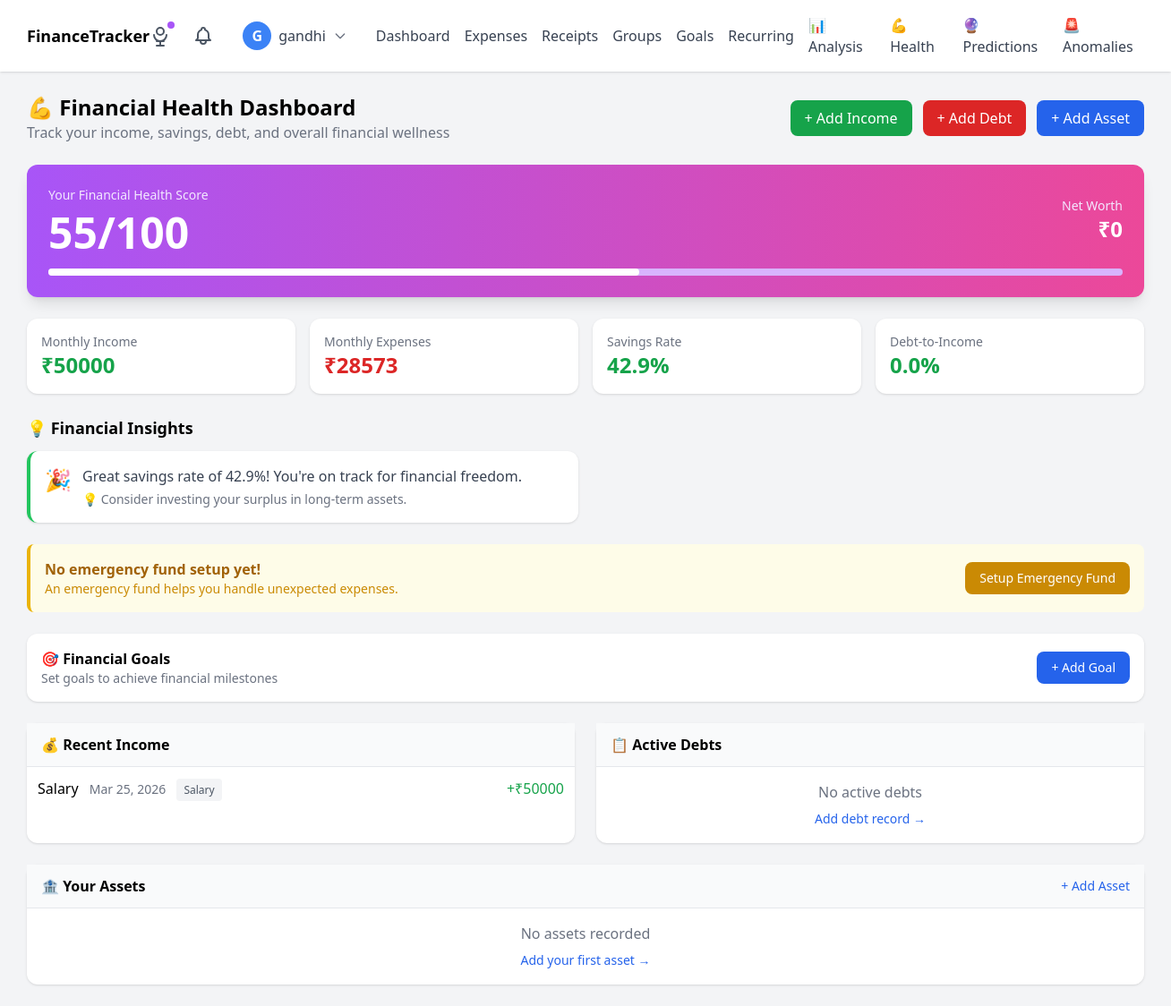
Screenshot of /financial-health/ (signed in) with the database file from the repository.
### expenses/models.py (models this page shows, shortened)
class Income(models.Model):
    INCOME_TYPES = [
        ('salary', 'Salary'),
        ('business', 'Business'),
        ('investment', 'Investment'),
        ('rental', 'Rental Income'),
        ('freelance', 'Freelance'),
        ('other', 'Other'),
    ]
    user = models.ForeignKey(User, on_delete=models.CASCADE, related_name='incomes')
    amount = models.DecimalField(max_digits=12, decimal_places=2)
    date = models.DateField()
    source = models.CharField(max_length=100)
    income_type = models.CharField(max_length=20, choices=INCOME_TYPES)
    description = models.TextField(blank=True)
    is_recurring = models.BooleanField(default=False)
    created_at = models.DateTimeField(auto_now_add=True)

### expenses/views.py (the view)
# urls.py: path('financial-health/', views.financial_health_dashboard, name='financial_health'),
@login_required
def financial_health_dashboard(request):
    analyzer = FinancialHealthAnalyzer(request.user)
    summary = analyzer.get_financial_summary()
    insights = analyzer.generate_health_insights()
    recent_incomes = Income.objects.filter(user=request.user).order_by('-date')[:5]
    recent_debts = Debt.objects.filter(user=request.user, is_paid=False).order_by('-due_date')[:5]
    recent_assets = Asset.objects.filter(user=request.user).order_by('-created_at')[:5]
    goals = FinancialGoal.objects.filter(user=request.user, is_completed=False).order_by('deadline')
    context = {
        'summary': summary,
        'insights': insights,
        'recent_incomes': recent_incomes,
        'recent_debts': recent_debts,
        'recent_assets': recent_assets,
        'goals': goals,
    }
    return render(request, 'expenses/financial_health.html', context)

### templates/expenses/financial_health.html (shortened to what this page needs)
{% extends 'expenses/base.html' %}
{% load static %}
{% block content %}
<div class="max-w-7xl mx-auto">
    <div class="flex justify-between items-center mb-6">
        <div>
            <h1 class="text-2xl font-semibold">💪 Financial Health Dashboard</h1>
            <p class="text-gray-500">Track your income, savings, debt, and overall financial wellness</p>
        </div>
        <div class="flex gap-3">
            <a href="{% url 'expenses:add_income' %}" class="bg-green-600 hover:bg-green-700 text-white px-4 py-2 rounded-lg inline-block">
                + Add Income
            </a>
            <a href="{% url 'expenses:add_debt' %}" class="bg-red-600 hover:bg-red-700 text-white px-4 py-2 rounded-lg inline-block">
                + Add Debt
            </a>
            <a href="{% url 'expenses:add_asset' %}" class="bg-blue-600 hover:bg-blue-700 text-white px-4 py-2 rounded-lg inline-block">
                + Add Asset
            </a>
        </div>
    </div>
    <div class="bg-gradient-to-r from-purple-500 to-pink-500 rounded-xl shadow-lg mb-6">
        <div class="p-6 text-white">
            <div class="flex justify-between items-center">
                <div>
                    <p class="text-purple-100 text-sm">Your Financial Health Score</p>
                    <p class="text-5xl font-bold mt-2">{{ summary.financial_health_score|floatformat:0 }}/100</p>
                </div>
                <div class="text-right">
                    <p class="text-purple-100 text-sm">Net Worth</p>
                    <p class="text-2xl font-bold">₹{{ summary.net_worth|floatformat:0 }}</p>
                </div>
            </div>
            <div class="mt-4 w-full bg-purple-300 rounded-full h-2">
                <div class="bg-white rounded-full h-2" style="width: {{ summary.financial_health_score }}%"></div>
            </div>
        </div>
    </div>
    <div class="grid grid-cols-1 md:grid-cols-4 gap-4 mb-6">
        <div class="bg-white p-4 rounded-xl shadow">
            <p class="text-gray-500 text-sm">Monthly Income</p>
            <p class="text-2xl font-bold text-green-600">₹{{ summary.monthly_income|floatformat:0 }}</p>
        </div>
        <div class="bg-white p-4 rounded-xl shadow">
            <p class="text-gray-500 text-sm">Monthly Expenses</p>
            <p class="text-2xl font-bold text-red-600">₹{{ summary.monthly_expenses|floatformat:0 }}</p>
        </div>
        <div class="bg-white p-4 rounded-xl shadow">
            <p class="text-gray-500 text-sm">Savings Rate</p>
            <p class="text-2xl font-bold {% if summary.savings_rate > 20 %}text-green-600{% elif summary.savings_rate > 0 %}text-yellow-600{% else %}text-red-600{% endif %}">
                {{ summary.savings_rate|floatformat:1 }}%
            </p>
        </div>
        <div class="bg-white p-4 rounded-xl shadow">
            <p class="text-gray-500 text-sm">Debt-to-Income</p>
            <p class="text-2xl font-bold {% if summary.debt_to_income_ratio < 30 %}text-green-600{% else %}text-red-600{% endif %}">
                {{ summary.debt_to_income_ratio|floatformat:1 }}%
            </p>
        </div>
    </div>
    {% if insights %}
    <div class="mb-6">
        <h2 class="text-lg font-semibold mb-3">💡 Financial Insights</h2>
        <div class="grid grid-cols-1 md:grid-cols-2 gap-4">
            {% for insight in insights %}
            <div class="bg-white p-4 rounded-xl shadow border-l-4
                {% if insight.priority == 'high' %}border-red-500
                {% elif insight.priority == 'medium' %}border-yellow-500
                {% else %}border-green-500{% endif %}">
                <div class="flex items-start">
                    <span class="text-2xl mr-3">{{ insight.icon }}</span>
                    <div>
                        <p class="text-gray-700">{{ insight.message }}</p>
                        <p class="text-sm text-gray-500 mt-1">💡 {{ insight.action }}</p>
                    </div>
                </div>
            </div>
            {% endfor %}
        </div>
    </div>
    {% endif %}
    {% if summary.emergency_fund %}
    <div class="bg-white p-4 rounded-xl shadow mb-6">
        <div class="flex justify-between items-center mb-3">
            <h3 class="font-semibold">🛡️ Emergency Fund</h3>
            <a href="{% url 'expenses:setup_emergency' %}" class="text-blue-600 text-sm hover:underline">
                {% if summary.emergency_fund.current == 0 %}Setup{% else %}Update{% endif %}
            </a>
        </div>
        <div class="flex justify-between mb-2">
            <span>Progress: ₹{{ summary.emergency_fund.current|floatformat:0 }} / ₹{{ summary.emergency_fund.target|floatformat:0 }}</span>
            <span>{{ summary.emergency_fund.months_covered }} months covered</span>
        </div>
        <div class="w-full bg-gray-200 rounded-full h-2">
            <div class="bg-blue-500 rounded-full h-2" style="width: {{ summary.emergency_fund.progress }}%"></div>
        </div>
        <p class="text-sm text-gray-500 mt-2">Target: {{ summary.emergency_fund.target_months }} months of expenses</p>
        {% if summary.emergency_fund.current < summary.emergency_fund.target %}
        <div class="mt-3">
            <a href="{% url 'expenses:update_emergency' %}" class="bg-blue-100 hover:bg-blue-200 text-blue-700 px-3 py-1 rounded text-sm inline-block">
                + Add to Fund
            </a>
        </div>
        {% endif %}
    </div>
    {% else %}
    <div class="bg-yellow-50 border-l-4 border-yellow-500 p-4 rounded-lg mb-6">
        <div class="flex items-center justify-between">
            <div>
                <p class="text-yellow-700"><strong>No emergency fund setup yet!</strong></p>
                <p class="text-sm text-yellow-600">An emergency fund helps you handle unexpected expenses.</p>
            </div>
            <a href="{% url 'expenses:setup_emergency' %}" class="bg-yellow-600 hover:bg-yellow-700 text-white px-4 py-2 rounded-lg text-sm">
                Setup Emergency Fund
            </a>
        </div>
    </div>
    {% endif %}
    {% if goals %}
    <div class="bg-white p-4 rounded-xl shadow mb-6">
        <div class="flex justify-between items-center mb-3">
            <h3 class="font-semibold">🎯 Active Financial Goals</h3>
            <a href="{% url 'expenses:add_financial_goal' %}" class="text-blue-600 text-sm hover:underline">+ Add Goal</a>
        </div>
        <div class="space-y-3">
            {% for goal in goals %}
            <div>
                <div class="flex justify-between text-sm">
                    <span>{{ goal.name }}</span>
                    <span>₹{{ goal.current_amount|floatformat:0 }} / ₹{{ goal.target_amount|floatformat:0 }}</span>
                </div>
                <div class="w-full bg-gray-200 rounded-full h-2">
                    <div class="bg-green-500 rounded-full h-2" style="width: {{ goal.progress_percentage }}%"></div>
                </div>
            </div>
            {% endfor %}
        </div>
    </div>
    {% else %}
    <div class="bg-white p-4 rounded-xl shadow mb-6">
        <div class="flex justify-between items-center">
            <div>
                <h3 class="font-semibold">🎯 Financial Goals</h3>
                <p class="text-sm text-gray-500">Set goals to achieve financial milestones</p>
            </div>
            <a href="{% url 'expenses:add_financial_goal' %}" class="bg-blue-600 hover:bg-blue-700 text-white px-4 py-2 rounded-lg text-sm">
                + Add Goal
            </a>
        </div>
    </div>
    {% endif %}
    <div class="grid grid-cols-1 lg:grid-cols-2 gap-6">
        <div class="bg-white rounded-xl shadow">
            <div class="px-4 py-3 bg-gray-50 border-b">
                <h3 class="font-semibold">💰 Recent Income</h3>
            </div>
            <div class="divide-y">
                {% for income in recent_incomes %}
                <div class="p-3 flex justify-between items-center">
                    <div>
                        <span class="font-medium">{{ income.source }}</span>
                        <span class="text-sm text-gray-500 ml-2">{{ income.date|date:"M d, Y" }}</span>
                        {% if income.income_type %}
                        <span class="text-xs bg-gray-100 text-gray-600 px-2 py-1 rounded ml-2">{{ income.get_income_type_display }}</span>
                        {% endif %}
                    </div>
                    <span class="text-green-600 font-medium">+₹{{ income.amount|floatformat:0 }}</span>
                </div>
                {% empty %}
                <div class="p-4 text-center text-gray-500">
                    <p>No income records yet</p>
                    <a href="{% url 'expenses:add_income' %}" class="text-blue-600 text-sm mt-2 inline-block">Add your first income →</a>
                </div>
                {% endfor %}
            </div>
        </div>
        <div class="bg-white rounded-xl shadow">
            <div class="px-4 py-3 bg-gray-50 border-b">
                <h3 class="font-semibold">📋 Active Debts</h3>
            </div>
            <div class="divide-y">
                {% for debt in recent_debts %}
                <div class="p-3">
                    <div class="flex justify-between items-center">
                        <span class="font-medium">{{ debt.name }}</span>
                        <span class="text-red-600 font-medium">₹{{ debt.amount|floatformat:0 }}</span>
                    </div>
                    <div class="text-sm text-gray-500 mt-1">
                        Due: {{ debt.due_date|date:"M d, Y" }} | Monthly: ₹{{ debt.monthly_payment|floatformat:0 }}
                        {% if debt.interest_rate > 0 %} | Interest: {{ debt.interest_rate }}%{% endif %}
                    </div>
                </div>
                {% empty %}
                <div class="p-4 text-center text-gray-500">
                    <p>No active debts</p>
                    <a href="{% url 'expenses:add_debt' %}" class="text-blue-600 text-sm mt-2 inline-block">Add debt record →</a>
                </div>
                {% endfor %}
            </div>
        </div>
    </div>
    <div class="bg-white rounded-xl shadow mt-6">
        <div class="px-4 py-3 bg-gray-50 border-b flex justify-between items-center">
            <h3 class="font-semibold">🏦 Your Assets</h3>
            <a href="{% url 'expenses:add_asset' %}" class="text-blue-600 text-sm hover:underline">+ Add Asset</a>
        </div>
        <div class="divide-y">
            {% for asset in recent_assets %}
            <div class="p-3 flex justify-between items-center">
                <div>
                    <span class="font-medium">{{ asset.name }}</span>
                    <span class="text-sm text-gray-500 ml-2">{{ asset.get_asset_type_display }}</span>
                </div>
                <span class="text-blue-600 font-medium">₹{{ asset.value|floatformat:0 }}</span>
            </div>
            {% empty %}
            <div class="p-4 text-center text-gray-500">
                <p>No assets recorded</p>
                <a href="{% url 'expenses:add_asset' %}" class="text-blue-600 text-sm mt-2 inline-block">Add your first asset →</a>
            </div>
            {% endfor %}
        </div>
    </div>
</div>
{% endblock %}

### templates/expenses/base.html (shortened to what this page needs)
{% load static %}
<!doctype html>
<html lang="en">
<head>
  <script src="https://cdn.tailwindcss.com"></script>
</head>
<body class="bg-gray-100 min-h-screen">
 <nav class="bg-white shadow">
  <div class="container mx-auto px-4 py-4 flex justify-between items-center">
    <a href="{% url 'home' %}" class="font-bold text-lg">
      FinanceTracker
    </a>
    {% if user.is_authenticated %}
    <div class="flex items-center space-x-6">
      <a href="{% url 'expenses:voice_test' %}" class="relative group">
        <span class="absolute -top-1 -right-1 w-2 h-2 bg-purple-500 rounded-full animate-pulse"></span>
      </a>
      <a href="{% url 'reminders:notifications' %}" class="relative">
      </a>
      <div class="relative">
        <button onclick="toggleUserMenu()" class="flex items-center space-x-2 focus:outline-none hover:bg-gray-50 px-2 py-1 rounded-lg transition">
          <div class="w-8 h-8 bg-blue-500 rounded-full flex items-center justify-center text-white font-semibold">
            {{ user.username|first|upper }}
          </div>
          <span class="text-gray-700 font-medium">{{ user.username }}</span>
          <svg class="w-4 h-4 text-gray-500" fill="none" stroke="currentColor" viewBox="0 0 24 24">
            <path stroke-linecap="round" stroke-linejoin="round" stroke-width="2" d="M19 9l-7 7-7-7"></path>
          </svg>
        </button>
      </div>
      <div class="hidden lg:flex items-center space-x-4 text-gray-700">
        <a href="{% url 'expenses:dashboard' %}" class="hover:text-blue-600">Dashboard</a>
        <a href="{% url 'expenses:expense_list' %}" class="hover:text-blue-600">Expenses</a>
        <a href="{% url 'expenses:receipt_list' %}" class="hover:text-blue-600">Receipts</a>
        <a href="{% url 'groups:group_list' %}" class="hover:text-blue-600">Groups</a>
        <a href="{% url 'goals:goals_dashboard' %}" class="hover:text-blue-600">Goals</a>
        <a href="{% url 'recurring:dashboard' %}" class="hover:text-blue-600">Recurring</a>
        <a href="{% url 'expenses:analysis_dashboard' %}" class="hover:text-blue-600 {% if request.path == '/analysis/' %}text-blue-600 font-semibold{% endif %}">
          📊 Analysis
        </a>
        <a href="{% url 'expenses:financial_health' %}" class="hover:text-blue-600">💪 Health</a>
        <a href="{% url 'expenses:prediction_dashboard' %}" class="hover:text-blue-600">🔮 Predictions</a>
        <a href="{% url 'expenses:anomaly_dashboard' %}" class="hover:text-blue-600">🚨 Anomalies</a>
      </div>
    </div>
    {% endif %}
  </div>
</nav>
<main class="container mx-auto px-4 py-6">
  {% block content %}{% endblock %}
</main>
</body>
</html>

### rows the page displays
Income: source "Salary", date "Mar 25, 2026", income_type "Salary", amount "50000"

### other values shown
{{ user.username|first|upper }} "G"
{{ user.username }} "gandhi"
{{ summary.financial_health_score|floatformat:0 }} "55"
{{ summary.net_worth|floatformat:0 }} "0"
{{ summary.monthly_income|floatformat:0 }} "50000"
{{ summary.monthly_expenses|floatformat:0 }} "28573"
{{ summary.savings_rate|floatformat:1 }} "42.9"
{{ summary.debt_to_income_ratio|floatformat:1 }} "0.0"
{{ insight.icon }} "🎉"
{{ insight.message }} "Great savings rate of 42.9%! You're on track for financial freedom."
{{ insight.action }} "Consider investing your surplus in long-term assets."
